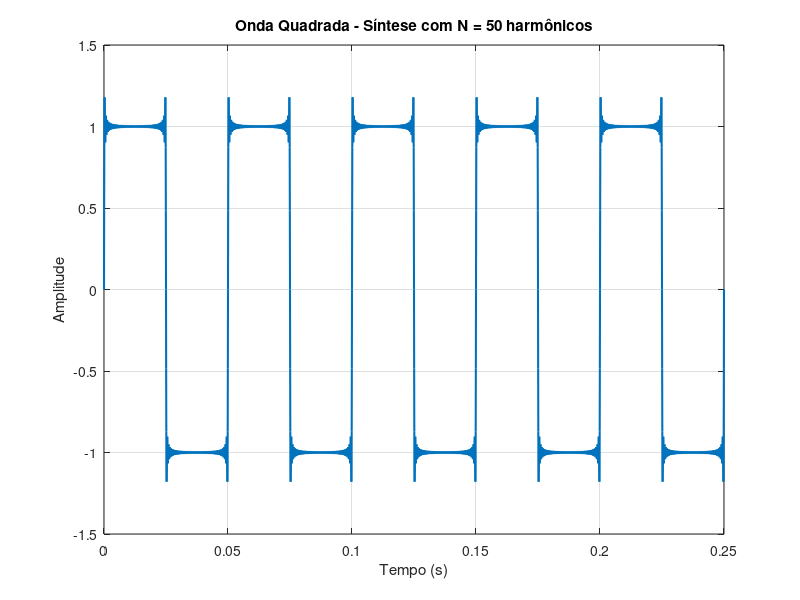
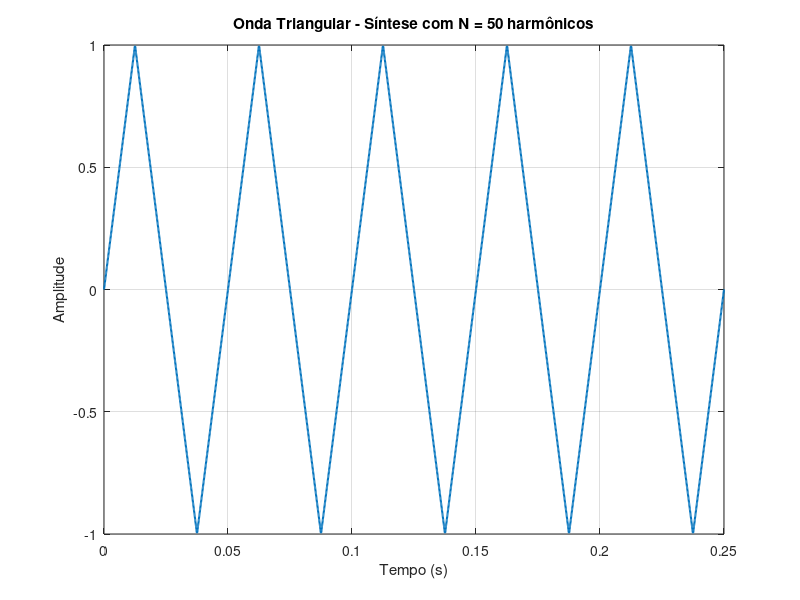
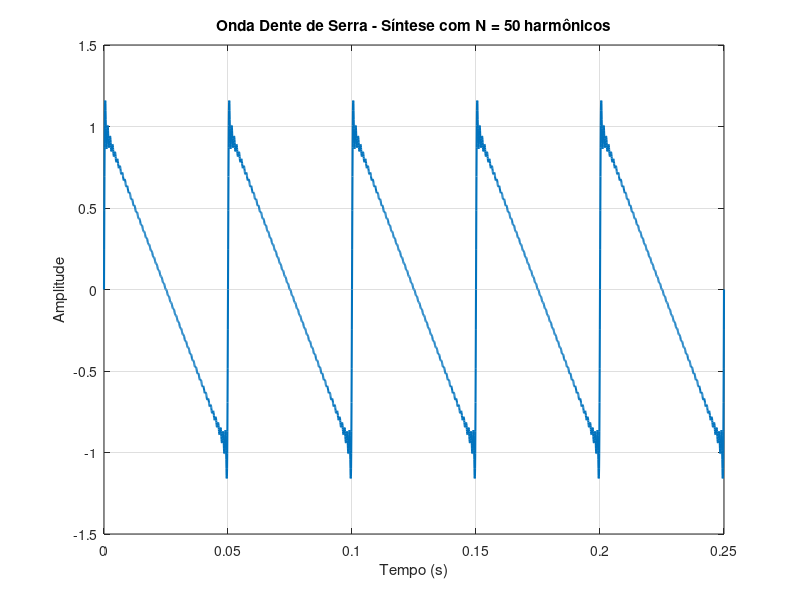
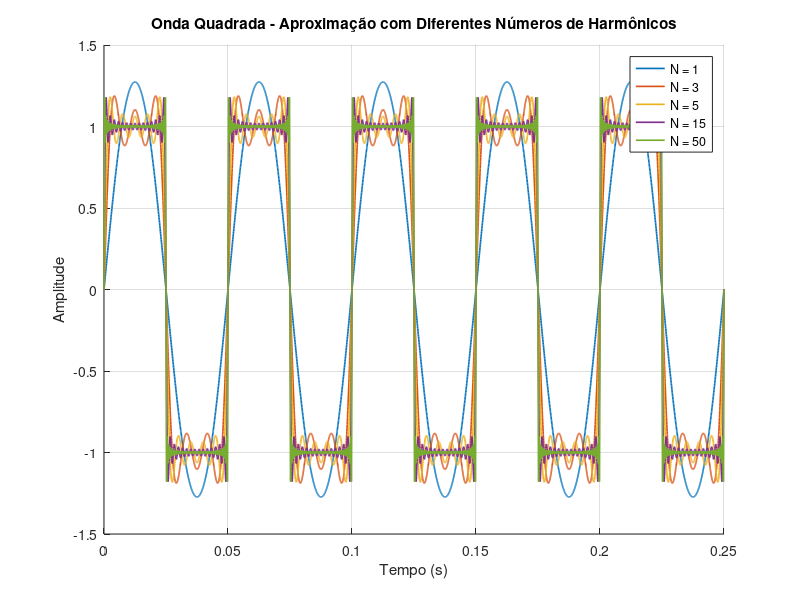

Recreate these plots in MATLAB, in order.
%% Laboratório 4 - Revisão do Conceito de Série de Fourier
% *Disciplina:* Processamento Digital de Sinais
% *Professor:* Marcelo Eduardo Pellenz
% *Alunos:* Francisco Bley e Stefan Rodrigues
% ---------------------------------------------------

%% Inicialização
clc; clear; close all;

%% Parâmetros Gerais
F = 20;         % Frequência fundamental (Hz)
Fs = 16000;     % Frequência de amostragem (Hz)
T = 1/F;        % Período fundamental
num_periods = 5;                        % Número de períodos a simular
total_time = num_periods * T;           % Tempo total de simulação
Ts = 1/Fs;                              % Período de amostragem
t = 0:Ts:total_time;                    % Vetor de tempo

%% Função Auxiliar para Calcular Espectro
% Função para calcular e plotar o espectro de frequências
function plot_spectrum(signal, Fs, title_str, fig_num)
    L = length(signal);                 % número de pontos
    Y = fft(signal);                    % FFT do sinal
    P2 = abs(Y/L);                      % espectro bilateral normalizado
    P1 = P2(1:floor(L/2)+1);            % metade positiva
    P1(2:end-1) = 2*P1(2:end-1);        % converter para espectro unilateral
    
    f = Fs*(0:floor(L/2))/L;            % eixo de frequências
    
    figure(fig_num);
    stem(f, P1, 'Marker', 'none');      % usar stem para destacar harmônicos
    title(['Espectro de Frequências - ' title_str]);
    xlabel('Frequência (Hz)');
    ylabel('Amplitude');
    grid on;
    xlim([0 500]); % limitar a 500 Hz (suficiente para ver harmônicos)
end

%% (a) Síntese das Formas de Onda Periódicas
% Utilizando o conceito da representação de formas de onda periódicas usando a
% Série de Fourier para traçar os gráficos das formas de onda quadrada, 
% triangular e dente de serra.

N = 50;   % Número de harmônicos para a síntese principal

%%% Onda Quadrada
% Fórmula da Série de Fourier: x(t) = (4/π) * Σ[sin(2π(2k-1)Ft)/(2k-1)]
func_square = zeros(size(t));
for k = 1:2:(2*N-1)
    harmonic = (4/pi) * (1/k) * sin(2*pi*k*F*t);
    func_square = func_square + harmonic;
end

figure(1);
plot(t, func_square, 'LineWidth', 1.5);
title(['Onda Quadrada - Síntese com N = ' num2str(N) ' harmônicos']);
xlabel('Tempo (s)'); ylabel('Amplitude'); grid on;
xlim([0 total_time]);

%%% Onda Triangular
% Fórmula da Série de Fourier: x(t) = (8/π²) * Σ[(-1)^((k-1)/2) * sin(2πkFt)/k²]
func_triangle = zeros(size(t));
for k = 1:2:(2*N-1)
    harmonic = (8/pi^2) * ((-1)^((k-1)/2)) * (sin(2*pi*k*F*t)/(k^2));
    func_triangle = func_triangle + harmonic;
end

figure(2);
plot(t, func_triangle, 'LineWidth', 1.5);
title(['Onda Triangular - Síntese com N = ' num2str(N) ' harmônicos']);
xlabel('Tempo (s)'); ylabel('Amplitude'); grid on;
xlim([0 total_time]);

%%% Onda Dente de Serra (Sawtooth)
% Fórmula da Série de Fourier: x(t) = (2/π) * Σ[sin(2πkFt)/k]
func_sawtooth = zeros(size(t));
for k = 1:N
    harmonic = (2/pi) * (sin(2*pi*k*F*t)/k);
    func_sawtooth = func_sawtooth + harmonic;
end

figure(3);
plot(t, func_sawtooth, 'LineWidth', 1.5);
title(['Onda Dente de Serra - Síntese com N = ' num2str(N) ' harmônicos']);
xlabel('Tempo (s)'); ylabel('Amplitude'); grid on;
xlim([0 total_time]);

%% (b) Impacto do Número de Componentes da Série de Fourier
% Avaliação gráfica do impacto da composição dos termos da série na
% representação final da forma de onda periódica.

Ns = [1, 3, 5, 15, 50];  % valores de N a comparar

%%% Comparação - Onda Quadrada
figure(4); hold on;
colors = lines(length(Ns));
for i = 1:length(Ns)
    N = Ns(i);
    y = zeros(size(t));
    for k = 1:2:(2*N-1)
        y = y + (4/pi) * (1/k) * sin(2*pi*k*F*t);
    end
    plot(t, y, 'Color', colors(i,:), 'LineWidth', 1.2, ...
         'DisplayName', ['N = ' num2str(N)]);
end
title('Onda Quadrada - Aproximação com Diferentes Números de Harmônicos');
xlabel('Tempo (s)'); ylabel('Amplitude'); legend show; grid on;
xlim([0 total_time]);

%%% Comparação - Onda Triangular
figure(5); hold on;
for i = 1:length(Ns)
    N = Ns(i);
    y = zeros(size(t));
    for k = 1:2:(2*N-1)
        y = y + (8/pi^2) * ((-1)^((k-1)/2)) * (sin(2*pi*k*F*t)/(k^2));
    end
    plot(t, y, 'Color', colors(i,:), 'LineWidth', 1.2, ...
         'DisplayName', ['N = ' num2str(N)]);
end
title('Onda Triangular - Aproximação com Diferentes Números de Harmônicos');
xlabel('Tempo (s)'); ylabel('Amplitude'); legend show; grid on;
xlim([0 total_time]);

%%% Comparação - Onda Dente de Serra
figure(6); hold on;
for i = 1:length(Ns)
    N = Ns(i);
    y = zeros(size(t));
    for k = 1:N
        y = y + (2/pi) * (sin(2*pi*k*F*t)/k);
    end
    plot(t, y, 'Color', colors(i,:), 'LineWidth', 1.2, ...
         'DisplayName', ['N = ' num2str(N)]);
end
title('Onda Dente de Serra - Aproximação com Diferentes Números de Harmônicos');
xlabel('Tempo (s)'); ylabel('Amplitude'); legend show; grid on;
xlim([0 total_time]);

%% (c) Espectro de Frequências das Formas de Onda
% Implementação de rotina para traçar o gráfico do espectro de frequências
% de cada sequência periódica, indicando amplitude e componentes de frequência.

%%% Espectro da Onda Quadrada
plot_spectrum(func_square, Fs, 'Onda Quadrada', 7);

%%% Espectro da Onda Triangular
plot_spectrum(func_triangle, Fs, 'Onda Triangular', 8);

%%% Espectro da Onda Dente de Serra
plot_spectrum(func_sawtooth, Fs, 'Onda Dente de Serra', 9);

%% (d) Sinal Composto Específico
% Traçar o gráfico do sinal x(t) = cos(2π1000t) + (1/2)cos(2π3000t) + 
% (1/4)cos(2π4000t) + cos(2π5000t) e seu espectro.

%%% Parâmetros para o sinal composto
F0 = 1000;         % frequência fundamental
T0 = 1/F0;         % período fundamental
total_time_d = num_periods * T0;
t_d = 0:Ts:total_time_d;   % vetor de tempo

%%% Definição do sinal x(t)
x = cos(2*pi*1000*t_d) + ...
    0.5*cos(2*pi*3000*t_d) + ...
    0.25*cos(2*pi*4000*t_d) + ...
    cos(2*pi*5000*t_d);

%%% Gráfico temporal do sinal x(t)
figure(10);
plot(t_d, x, 'LineWidth', 1.5);
title('Sinal x(t) no Domínio do Tempo (5 períodos)');
xlabel('Tempo (s)');
ylabel('Amplitude');
grid on;
xlim([0 total_time_d]);

%%% Espectro de frequências do sinal x(t)
plot_spectrum(x, Fs, 'Sinal x(t)', 11);

%% Análise dos Resultados
% Os gráficos demonstram:
%
% * *Item (a):* Síntese correta das três formas de onda periódicas usando
% as fórmulas da Série de Fourier
%
% * *Item (b):* O impacto do número de harmônicos na qualidade da aproximação,
% onde mais harmônicos resultam em melhor representação da forma de onda
%
% * *Item (c):* Os espectros mostram as componentes harmônicas de cada forma
% de onda, evidenciando suas características espectrais distintas
%
% * *Item (d):* O sinal composto e seu espectro, mostrando as quatrocomponentes 
% de frequência especificadas (1kHz, 3kHz, 4kHz e 5kHz) com suas respectivas amplitudes